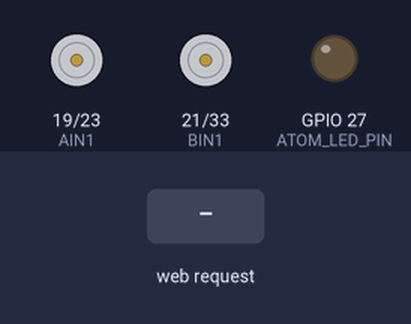
This sketch was run on a simulated ESP32. Parts: motor-driver pin pairs drawn as motors (green arrow = first pin HIGH = forward, orange = second pin HIGH = backward, longer = more drive, scaled by the enable pin), output pins drawn as LEDs (lit = HIGH). The inputs (shaded band) are chosen by the test bench. What the sketch prints to the serial monitor is not drawn.

Above: at 1.2 s.
1.3 s: HTTP request GET /move?dir=forward received
At 2.0 s:
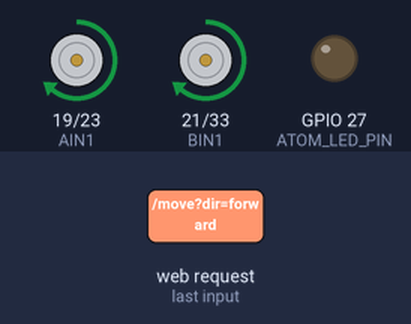
2.9 s: HTTP request GET /move?dir=backward received
At 3.9 s:
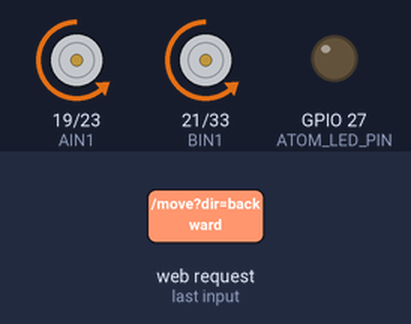
4.4 s: HTTP request GET /speed?dir=1&ui=1&value=1 received
At 4.8 s:
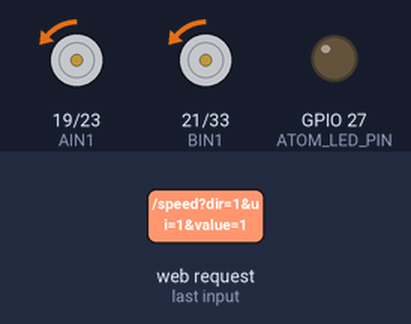
5.9 s: HTTP request GET /speed?dir=120&ui=120&value=120 received
At 7.1 s:
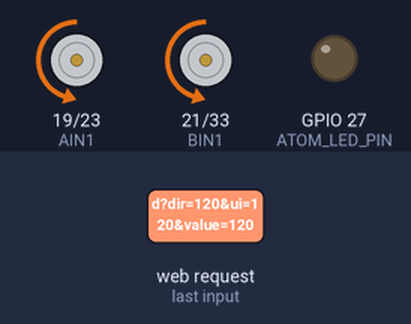
7.4 s: HTTP request GET /move?dir=forward received
At 8.5 s:
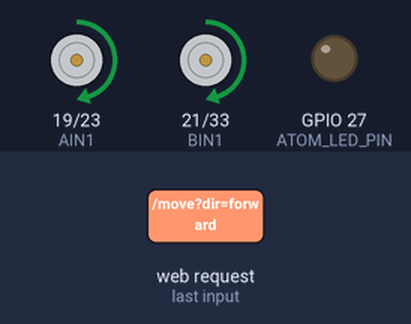
8.9 s: HTTP request GET /move?dir=stop received
At 9.4 s:
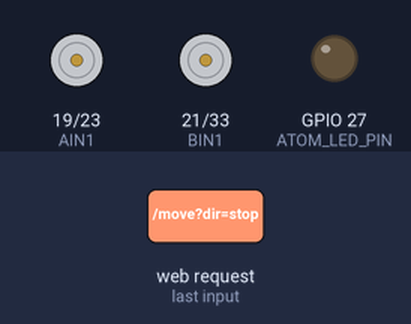
Timing chart, 0 to 11.4 s (numbered marks = the images above; inputs shaded):
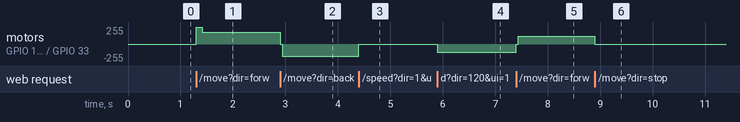

Measured:
- after the input at 1.3 s, motor on GPIO 19 (AIN1) / GPIO 23 (AIN2), motor on GPIO 21 (BIN1) / GPIO 33 (BIN2): stopped → forward 255/255 at once, → forward 180/255 0.12 s later
- after the input at 2.9 s, motor on GPIO 19 (AIN1) / GPIO 23 (AIN2), motor on GPIO 21 (BIN1) / GPIO 33 (BIN2): forward 180/255 → backward 180/255 at once
- after the input at 4.4 s, motor on GPIO 19 (AIN1) / GPIO 23 (AIN2), motor on GPIO 21 (BIN1) / GPIO 33 (BIN2): backward 180/255 → backward 1/255 at once
- after the input at 5.9 s, motor on GPIO 19 (AIN1) / GPIO 23 (AIN2), motor on GPIO 21 (BIN1) / GPIO 33 (BIN2): backward 1/255 → backward 120/255 at once
- after the input at 7.4 s, motor on GPIO 19 (AIN1) / GPIO 23 (AIN2), motor on GPIO 21 (BIN1) / GPIO 33 (BIN2): backward 120/255 → forward 120/255 at once
- after the input at 8.9 s, motor on GPIO 19 (AIN1) / GPIO 23 (AIN2), motor on GPIO 21 (BIN1) / GPIO 33 (BIN2): forward 120/255 → stopped at once

The sketch:

sketch_mar21a.ino
```cpp
#include <WiFi.h>
#include <WebServer.h>
#include <DNSServer.h>

#define PWMA 22
#define AIN1 19
#define AIN2 23

#define PWMB 25
#define BIN1 21
#define BIN2 33
#define ATOM_LED_PIN 27

const char *AP_SSID = "Robot-Control";
const char *AP_PASSWORD = "robot123";

WebServer server(80);
DNSServer dnsServer;
const uint16_t DNS_PORT = 53;

enum MotionDirection {
  DIR_STOP,
  DIR_FORWARD,
  DIR_BACKWARD,
  DIR_LEFT,
  DIR_RIGHT
};

MotionDirection currentDirection = DIR_STOP;
uint8_t motorSpeed = 180;
bool standbyBlinkOn = false;
unsigned long lastStandbyBlinkMs = 0;

// Forward on many small robots can overload one side at max PWM.
// Keep A slightly prioritized and give both motors a short start boost.
const uint8_t MOTOR_A_FORWARD_TRIM = 255;
const uint8_t MOTOR_B_FORWARD_TRIM = 255;
const uint8_t MOTOR_A_BACKWARD_TRIM = 255;
const uint8_t MOTOR_B_BACKWARD_TRIM = 255;
const uint8_t START_BOOST_PWM = 255;
const uint16_t START_BOOST_MS = 120;
const uint16_t STANDBY_BLINK_INTERVAL_MS = 450;
const uint8_t LED_BRIGHTNESS = 110;
const bool MOTOR_A_FORWARD_PWM_INVERTED = false;
const bool MOTOR_A_BACKWARD_PWM_INVERTED = false;
const bool MOTOR_A_LEFT_TURN_PWM_INVERTED = false;
const bool MOTOR_A_RIGHT_TURN_PWM_INVERTED = false;

const char INDEX_HTML[] PROGMEM = R"rawliteral(
<!DOCTYPE html>
<html lang="en">
<head>
  <meta charset="UTF-8" />
  <meta name="viewport" content="width=device-width, initial-scale=1.0" />
  <title>Robot Control</title>
  <style>
    :root {
      --bg-a: #0f172a;
      --bg-b: #1d4e89;
      --panel: #ffffff;
      --ink: #0b1f33;
      --btn: #0ea5e9;
      --btn-active: #0369a1;
      --btn-stop: #ef4444;
      --btn-stop-active: #b91c1c;
    }

    * {
      box-sizing: border-box;
      -webkit-tap-highlight-color: transparent;
      font-family: "Segoe UI", "Trebuchet MS", sans-serif;
    }

    body {
      margin: 0;
      min-height: 100vh;
      display: grid;
      place-items: center;
      background: radial-gradient(circle at 20% 20%, #3b82f6 0%, var(--bg-b) 35%, var(--bg-a) 100%);
      color: var(--ink);
      padding: 16px;
    }

    .card {
      width: min(480px, 100%);
      background: var(--panel);
      border-radius: 20px;
      box-shadow: 0 16px 40px rgba(2, 6, 23, 0.35);
      padding: 18px;
    }

    h1 {
      margin: 0 0 6px;
      font-size: 1.4rem;
      text-align: center;
    }

    .hint {
      margin: 0 0 14px;
      text-align: center;
      color: #334155;
      font-size: 0.95rem;
    }

    .cams {
      display: grid;
      grid-template-columns: 1fr;
      gap: 10px;
      margin-bottom: 14px;
    }

    .cam-card {
      background: #0b1f33;
      border-radius: 14px;
      padding: 8px;
      color: #cbd5e1;
    }

    .cam-head {
      display: flex;
      justify-content: space-between;
      align-items: center;
      font-size: 0.8rem;
      font-weight: 700;
      margin: 0 3px 6px;
      letter-spacing: 0.03em;
    }

    .cam-state {
      font-size: 0.75rem;
      opacity: 0.9;
      text-transform: uppercase;
    }

    .cam-card img {
      width: 100%;
      aspect-ratio: 4 / 3;
      object-fit: cover;
      border-radius: 10px;
      background: #020617;
      display: block;
    }

    .pad {
      display: grid;
      grid-template-columns: repeat(3, 1fr);
      grid-template-areas:
        ". up ."
        "left stop right"
        ". down .";
      gap: 12px;
      margin-bottom: 16px;
    }

    button,
    .ctrl-btn {
      border: none;
      border-radius: 16px;
      min-height: 82px;
      font-size: 1.05rem;
      font-weight: 700;
      color: #fff;
      background: var(--btn);
      box-shadow: 0 8px 18px rgba(14, 165, 233, 0.35);
      transition: transform 0.08s ease, background 0.08s ease;
      touch-action: manipulation;
      user-select: none;
      display: flex;
      align-items: center;
      justify-content: center;
      text-decoration: none;
      text-align: center;
    }

    .pad button {
      touch-action: none;
    }

    button:active,
    button.active,
    .ctrl-btn:active {
      transform: scale(0.97);
      background: var(--btn-active);
    }

    #up { grid-area: up; }
    #left { grid-area: left; }
    #right { grid-area: right; }
    #down { grid-area: down; }
    #stop {
      grid-area: stop;
      background: var(--btn-stop);
      box-shadow: 0 8px 18px rgba(239, 68, 68, 0.35);
    }

    #stop:active,
    #stop.active {
      background: var(--btn-stop-active);
    }

    .speed-box {
      background: #f1f5f9;
      border-radius: 14px;
      padding: 12px;
    }

    .speed-row {
      display: flex;
      justify-content: space-between;
      align-items: center;
      margin-bottom: 8px;
      font-weight: 700;
    }

    input[type="range"] {
      width: 100%;
      accent-color: #0284c7;
    }

    .footer {
      margin-top: 12px;
      text-align: center;
      color: #64748b;
      font-size: 0.85rem;
    }

    @media (min-width: 760px) {
      .card {
        width: min(860px, 100%);
      }

      .cams {
        grid-template-columns: 1fr 1fr;
      }
    }
  </style>
</head>
<body>
  <main class="card">
    <h1>Robot Control</h1>
    <section class="cams">
      <article class="cam-card">
        <div class="cam-head">
          <span>CAM 1</span>
          <span class="cam-state">live</span>
        </div>
        <img src="http://192.168.4.20/stream" alt="Camera 1 stream" />
      </article>
      <article class="cam-card">
        <div class="cam-head">
          <span>CAM 2</span>
          <span class="cam-state">live</span>
        </div>
        <img src="http://192.168.4.21/stream" alt="Camera 2 stream" />
      </article>
    </section>
    <p class="hint">Hold a direction button to move. Release to stop.</p>

    <section class="pad">
      <button type="button" id="up">FORWARD</button>
      <button type="button" id="left">LEFT</button>
      <button type="button" id="stop">STOP</button>
      <button type="button" id="right">RIGHT</button>
      <button type="button" id="down">BACK</button>
    </section>

    <section class="speed-box">
      <div class="speed-row">
        <span>Speed</span>
        <span><strong id="speedValue">180</strong> / 255</span>
      </div>
      <input id="speed" name="value" type="range" min="0" max="255" value="180" />
    </section>

    <p class="footer">AP: Robot-Control (192.168.4.1) | Cam1: 192.168.4.20 | Cam2: 192.168.4.21 | Build: R2026-03-28-3</p>
  </main>
  <script>
    (function () {
      var speedInput = document.getElementById("speed");
      var speedValue = document.getElementById("speedValue");
      var stopButton = document.getElementById("stop");
      var hasPointer = !!window.PointerEvent;
      var holdButtons = [
        { id: "up", dir: "forward" },
        { id: "down", dir: "backward" },
        { id: "left", dir: "left" },
        { id: "right", dir: "right" }
      ];
      var activeDirection = "stop";
      var speedTimer = null;
      var activeHoldButtonId = null;
      var activePointerId = null;
      var ignoreMouseUntil = 0;

      function send(path) {
        if (window.fetch) {
          fetch(path, { cache: "no-store" }).catch(function () {});
        } else {
          var beacon = new Image();
          beacon.src = path + "&_ts=" + Date.now();
        }
      }

      function setActiveButton(id) {
        var buttons = document.querySelectorAll(".pad button");
        for (var i = 0; i < buttons.length; i++) {
          buttons[i].classList.remove("active");
        }
        if (!id) {
          return;
        }
        var selected = document.getElementById(id);
        if (selected) {
          selected.classList.add("active");
        }
      }

      function move(dir, buttonId) {
        if (activeDirection === dir && activeHoldButtonId === buttonId) {
          return;
        }
        activeDirection = dir;
        activeHoldButtonId = buttonId;
        setActiveButton(buttonId);
        send("/move?dir=" + dir);
      }

      function stop() {
        if (activeDirection === "stop") {
          return;
        }
        activeDirection = "stop";
        activeHoldButtonId = null;
        activePointerId = null;
        setActiveButton("stop");
        send("/move?dir=stop");
      }

      function bindHold(buttonId, dir) {
        var button = document.getElementById(buttonId);
        if (!button) {
          return;
        }

        function startMove(e) {
          if (e.cancelable) {
            e.preventDefault();
          }
          move(dir, buttonId);
        }

        function endMove(e) {
          if (e && e.cancelable) {
            e.preventDefault();
          }
          if (activeHoldButtonId === buttonId) {
            stop();
          }
        }

        if (hasPointer) {
          button.addEventListener("pointerdown", function (e) {
            if (e.button !== undefined && e.button !== 0) {
              return;
            }
            if (activePointerId !== null && activePointerId !== e.pointerId) {
              return;
            }
            activePointerId = e.pointerId;
            if (typeof button.setPointerCapture === "function") {
              try {
                button.setPointerCapture(e.pointerId);
              } catch (err) {}
            }
            startMove(e);
          });

          button.addEventListener("pointerup", function (e) {
            if (activePointerId === e.pointerId) {
              endMove(e);
            }
          });

          button.addEventListener("pointercancel", function (e) {
            if (activePointerId === e.pointerId) {
              endMove(e);
            }
          });

          button.addEventListener("lostpointercapture", function () {
            if (activeHoldButtonId === buttonId) {
              stop();
            }
          });
          return;
        }

        button.addEventListener("touchstart", function (e) {
          ignoreMouseUntil = Date.now() + 700;
          startMove(e);
        }, { passive: false });
        button.addEventListener("touchend", endMove, { passive: false });
        button.addEventListener("touchcancel", endMove, { passive: false });

        button.addEventListener("mousedown", function (e) {
          if (Date.now() < ignoreMouseUntil) {
            return;
          }
          if (e.button !== undefined && e.button !== 0) {
            return;
          }
          startMove(e);
        });
        button.addEventListener("mouseup", endMove);
        button.addEventListener("mouseleave", function (e) {
          if (e.buttons === 0) {
            endMove(e);
          }
        });
      }

      for (var j = 0; j < holdButtons.length; j++) {
        bindHold(holdButtons[j].id, holdButtons[j].dir);
      }

      if (stopButton) {
        if (hasPointer) {
          stopButton.addEventListener("pointerdown", function (e) {
            if (e.cancelable) {
              e.preventDefault();
            }
            stop();
          });
        } else {
          stopButton.addEventListener("click", function (e) {
            e.preventDefault();
            stop();
          });
        }
      }

      if (speedInput) {
        speedInput.addEventListener("input", function () {
          if (speedValue) {
            speedValue.textContent = speedInput.value;
          }
          if (speedTimer) {
            clearTimeout(speedTimer);
          }
          speedTimer = setTimeout(function () {
            send("/speed?value=" + encodeURIComponent(speedInput.value));
          }, 120);
        });
      }

      if (hasPointer) {
        document.addEventListener("pointerup", function (e) {
          if (activePointerId === e.pointerId) {
            stop();
          }
        });
        document.addEventListener("pointercancel", function (e) {
          if (activePointerId === e.pointerId) {
            stop();
          }
        });
      } else {
        document.addEventListener("touchend", function () {
          if (activeHoldButtonId) {
            stop();
          }
        }, { passive: false });
      }

      document.addEventListener("visibilitychange", function () {
        if (document.hidden) {
          stop();
        }
      });

      window.addEventListener("blur", function () {
        stop();
      });

      window.addEventListener("beforeunload", function () {
        stop();
      });

      setActiveButton("stop");
    })();
  </script>
</body>
</html>
)rawliteral";

void setMotorA(int direction, uint8_t pwm) {
  if (direction > 0) {
    digitalWrite(AIN1, HIGH);
    digitalWrite(AIN2, LOW);
    analogWrite(PWMA, pwm);
  } else if (direction < 0) {
    digitalWrite(AIN1, LOW);
    digitalWrite(AIN2, HIGH);
    analogWrite(PWMA, pwm);
  } else {
    analogWrite(PWMA, 0);
    digitalWrite(AIN1, LOW);
    digitalWrite(AIN2, LOW);
  }
}

void setMotorB(int direction, uint8_t pwm) {
  if (direction > 0) {
    digitalWrite(BIN1, HIGH);
    digitalWrite(BIN2, LOW);
    analogWrite(PWMB, pwm);
  } else if (direction < 0) {
    digitalWrite(BIN1, LOW);
    digitalWrite(BIN2, HIGH);
    analogWrite(PWMB, pwm);
  } else {
    analogWrite(PWMB, 0);
    digitalWrite(BIN1, LOW);
    digitalWrite(BIN2, LOW);
  }
}

uint8_t applyTrim(uint8_t baseSpeed, uint8_t trim) {
  return static_cast<uint8_t>((static_cast<uint16_t>(baseSpeed) * trim) / 255);
}

uint8_t maybeInvertPwm(uint8_t pwm, bool inverted) {
  return inverted ? static_cast<uint8_t>(255 - pwm) : pwm;
}

void setAtomLed(uint8_t r, uint8_t g, uint8_t b) {
  uint8_t rr = static_cast<uint8_t>((static_cast<uint16_t>(r) * LED_BRIGHTNESS) / 255);
  uint8_t gg = static_cast<uint8_t>((static_cast<uint16_t>(g) * LED_BRIGHTNESS) / 255);
  uint8_t bb = static_cast<uint8_t>((static_cast<uint16_t>(b) * LED_BRIGHTNESS) / 255);
  rgbLedWrite(ATOM_LED_PIN, rr, gg, bb);
}

void applyDirectionLed(MotionDirection dir) {
  switch (dir) {
    case DIR_FORWARD:
      standbyBlinkOn = false;
      setAtomLed(0, 255, 0);      // Green
      break;
    case DIR_BACKWARD:
      standbyBlinkOn = false;
      setAtomLed(255, 0, 0);      // Red
      break;
    case DIR_LEFT:
      standbyBlinkOn = false;
      setAtomLed(160, 0, 255);    // Violet
      break;
    case DIR_RIGHT:
      standbyBlinkOn = false;
      setAtomLed(255, 120, 0);    // Orange
      break;
    case DIR_STOP:
    default:
      standbyBlinkOn = true;
      lastStandbyBlinkMs = millis();
      setAtomLed(0, 0, 255);      // Blue blink starts "ON"
      break;
  }
}

void updateStandbyLedBlink() {
  if (!standbyBlinkOn || currentDirection != DIR_STOP) {
    return;
  }

  unsigned long now = millis();
  if (now - lastStandbyBlinkMs < STANDBY_BLINK_INTERVAL_MS) {
    return;
  }

  lastStandbyBlinkMs = now;
  static bool phaseOn = true;
  phaseOn = !phaseOn;
  if (phaseOn) {
    setAtomLed(0, 0, 255);
  } else {
    setAtomLed(0, 0, 0);
  }
}

void moveWithBoost(int dirA, uint8_t pwmA, int dirB, uint8_t pwmB, bool useBoost) {
  if (useBoost && (pwmA > 0 || pwmB > 0)) {
    setMotorA(dirA, max(pwmA, START_BOOST_PWM));
    setMotorB(dirB, max(pwmB, START_BOOST_PWM));
    delay(START_BOOST_MS);
  }

  setMotorA(dirA, pwmA);
  setMotorB(dirB, pwmB);
}

void applyDirection(MotionDirection dir) {
  MotionDirection previousDirection = currentDirection;
  currentDirection = dir;
  bool fromStop = (previousDirection == DIR_STOP && dir != DIR_STOP);

  if (previousDirection != DIR_STOP && dir != DIR_STOP && previousDirection != dir) {
    setMotorA(0, 0);
    setMotorB(0, 0);
    delay(40);
  }

  switch (dir) {
    case DIR_FORWARD:
      moveWithBoost(
        1,
        maybeInvertPwm(applyTrim(motorSpeed, MOTOR_A_FORWARD_TRIM), MOTOR_A_FORWARD_PWM_INVERTED),
        1,
        applyTrim(motorSpeed, MOTOR_B_FORWARD_TRIM),
        fromStop
      );
      break;
    case DIR_BACKWARD:
      moveWithBoost(
        -1,
        maybeInvertPwm(applyTrim(motorSpeed, MOTOR_A_BACKWARD_TRIM), MOTOR_A_BACKWARD_PWM_INVERTED),
        -1,
        applyTrim(motorSpeed, MOTOR_B_BACKWARD_TRIM),
        fromStop
      );
      break;
    case DIR_LEFT:
      moveWithBoost(
        -1,
        maybeInvertPwm(motorSpeed, MOTOR_A_LEFT_TURN_PWM_INVERTED),
        1,
        motorSpeed,
        fromStop
      );
      break;
    case DIR_RIGHT:
      moveWithBoost(
        1,
        maybeInvertPwm(motorSpeed, MOTOR_A_RIGHT_TURN_PWM_INVERTED),
        -1,
        motorSpeed,
        fromStop
      );
      break;
    case DIR_STOP:
    default:
      setMotorA(0, 0);
      setMotorB(0, 0);
      break;
  }

  applyDirectionLed(dir);
}

void handleRoot() {
  server.sendHeader("Cache-Control", "no-store, no-cache, must-revalidate, max-age=0");
  server.sendHeader("Pragma", "no-cache");
  server.sendHeader("Expires", "0");
  server.send_P(200, "text/html", INDEX_HTML);
}

void redirectToPortal(uint16_t code = 302) {
  String portalUrl = String("http://") + WiFi.softAPIP().toString() + "/";
  server.sendHeader("Location", portalUrl, true);
  server.send(code, "text/plain", "");
}

void redirectToRoot() {
  server.sendHeader("Location", "/", true);
  server.send(303, "text/plain", "");
}

void handleCaptiveProbe() {
  redirectToPortal(302);
}

void handleNotFound() {
  redirectToPortal(302);
}

void handleMove() {
  if (!server.hasArg("dir")) {
    server.send(400, "text/plain", "Missing dir");
    return;
  }

  String dir = server.arg("dir");

  if (dir == "forward") {
    applyDirection(DIR_FORWARD);
  } else if (dir == "backward") {
    applyDirection(DIR_BACKWARD);
  } else if (dir == "left") {
    applyDirection(DIR_LEFT);
  } else if (dir == "right") {
    applyDirection(DIR_RIGHT);
  } else if (dir == "stop") {
    applyDirection(DIR_STOP);
  } else {
    server.send(400, "text/plain", "Invalid dir");
    return;
  }

  if (server.hasArg("ui")) {
    redirectToRoot();
    return;
  }

  server.send(200, "text/plain", "OK");
}

void handleSpeed() {
  if (!server.hasArg("value")) {
    server.send(400, "text/plain", "Missing value");
    return;
  }

  int value = constrain(server.arg("value").toInt(), 0, 255);
  motorSpeed = static_cast<uint8_t>(value);

  if (currentDirection != DIR_STOP) {
    applyDirection(currentDirection);
  }

  if (server.hasArg("ui")) {
    redirectToRoot();
    return;
  }

  server.send(200, "text/plain", String(motorSpeed));
}

void setup() {
  Serial.begin(115200);

  pinMode(PWMA, OUTPUT);
  pinMode(AIN1, OUTPUT);
  pinMode(AIN2, OUTPUT);
  pinMode(PWMB, OUTPUT);
  pinMode(BIN1, OUTPUT);
  pinMode(BIN2, OUTPUT);
  pinMode(ATOM_LED_PIN, OUTPUT);

  applyDirection(DIR_STOP);

  WiFi.mode(WIFI_AP);
  bool apStarted = WiFi.softAP(AP_SSID, AP_PASSWORD, 1, 0, 8);

  dnsServer.start(DNS_PORT, "*", WiFi.softAPIP());

  server.on("/", handleRoot);
  server.on("/move", HTTP_GET, handleMove);
  server.on("/speed", HTTP_GET, handleSpeed);
  server.on("/generate_204", HTTP_GET, handleCaptiveProbe);       // Android
  server.on("/gen_204", HTTP_GET, handleCaptiveProbe);            // Android alt
  server.on("/hotspot-detect.html", HTTP_GET, handleCaptiveProbe); // iOS/macOS
  server.on("/library/test/success.html", HTTP_GET, handleCaptiveProbe); // iOS
  server.on("/connecttest.txt", HTTP_GET, handleCaptiveProbe);    // Windows
  server.on("/ncsi.txt", HTTP_GET, handleCaptiveProbe);           // Windows
  server.on("/fwlink", HTTP_GET, handleCaptiveProbe);             // Windows
  server.onNotFound(handleNotFound);
  server.begin();

  Serial.println();
  Serial.println("=== Robot AP mode ===");
  Serial.printf("AP started: %s\n", apStarted ? "YES" : "NO");
  Serial.printf("SSID: %s\n", AP_SSID);
  Serial.printf("Password: %s\n", AP_PASSWORD);
  Serial.printf("Open: http://%s\n", WiFi.softAPIP().toString().c_str());
}

void loop() {
  dnsServer.processNextRequest();
  server.handleClient();
  updateStandbyLedBlink();
}
```
